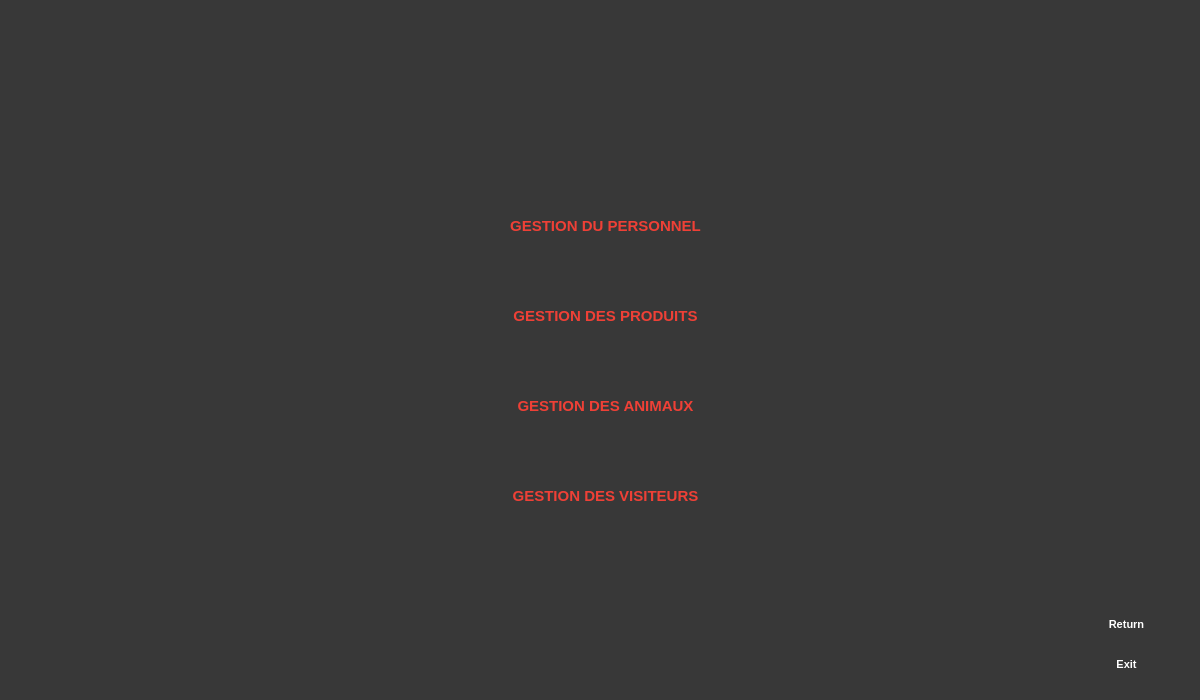
<?xml version="1.0" encoding="UTF-8"?>
<ui version="4.0">
 <class>MainWindow</class>
 <widget class="QMainWindow" name="MainWindow">
  <property name="geometry">
   <rect>
    <x>0</x>
    <y>0</y>
    <width>1200</width>
    <height>700</height>
   </rect>
  </property>
  <property name="windowTitle">
   <string>Smart Parc</string>
  </property>
  <property name="styleSheet">
   <string notr="true">background-color: rgb(56, 56, 56);</string>
  </property>
  <widget class="QWidget" name="centralwidget">
   <widget class="QPushButton" name="pushButton">
    <property name="geometry">
     <rect>
      <x>440</x>
      <y>280</y>
      <width>331</width>
      <height>71</height>
     </rect>
    </property>
    <property name="font">
     <font>
      <pointsize>11</pointsize>
      <weight>75</weight>
      <bold>true</bold>
     </font>
    </property>
    <property name="styleSheet">
     <string notr="true">QPushButton
{
border-radius: 20px;
color: rgb(239, 64, 54);
background-color: rgba(56, 56, 56);
}
QPushButton:hover
{
color: rgb(56, 56, 56);
background-color: rgb(239, 64, 54);
}</string>
    </property>
    <property name="text">
     <string>GESTION DES PRODUITS</string>
    </property>
   </widget>
   <widget class="QPushButton" name="pushButton_04">
    <property name="geometry">
     <rect>
      <x>1080</x>
      <y>650</y>
      <width>93</width>
      <height>28</height>
     </rect>
    </property>
    <property name="font">
     <font>
      <pointsize>8</pointsize>
      <weight>75</weight>
      <bold>true</bold>
     </font>
    </property>
    <property name="styleSheet">
     <string notr="true">QPushButton
{
border-radius:20px;
background-color: rgb(56, 56, 56);
color: rgb(255, 255, 255);
}
QPushButton:hover
{
color: rgb(56, 56, 56);
background-color: rgb(255, 255, 255);
}</string>
    </property>
    <property name="text">
     <string>Exit</string>
    </property>
   </widget>
   <widget class="QLabel" name="IMG">
    <property name="geometry">
     <rect>
      <x>0</x>
      <y>0</y>
      <width>1200</width>
      <height>700</height>
     </rect>
    </property>
    <property name="autoFillBackground">
     <bool>false</bool>
    </property>
    <property name="text">
     <string notr="true"/>
    </property>
    <property name="pixmap">
     <pixmap>MW.jpg</pixmap>
    </property>
    <property name="scaledContents">
     <bool>false</bool>
    </property>
    <property name="alignment">
     <set>Qt::AlignLeading|Qt::AlignLeft|Qt::AlignVCenter</set>
    </property>
   </widget>
   <widget class="QPushButton" name="pushButton_2">
    <property name="geometry">
     <rect>
      <x>440</x>
      <y>190</y>
      <width>331</width>
      <height>71</height>
     </rect>
    </property>
    <property name="font">
     <font>
      <pointsize>11</pointsize>
      <weight>75</weight>
      <bold>true</bold>
     </font>
    </property>
    <property name="styleSheet">
     <string notr="true">QPushButton
{
border-radius: 20px;
color: rgb(239, 64, 54);
background-color: rgba(56, 56, 56);
}
QPushButton:hover
{
color: rgb(56, 56, 56);
background-color: rgb(239, 64, 54);
}</string>
    </property>
    <property name="text">
     <string>GESTION DU PERSONNEL</string>
    </property>
   </widget>
   <widget class="QPushButton" name="pushButton_3">
    <property name="geometry">
     <rect>
      <x>440</x>
      <y>370</y>
      <width>331</width>
      <height>71</height>
     </rect>
    </property>
    <property name="font">
     <font>
      <pointsize>11</pointsize>
      <weight>75</weight>
      <bold>true</bold>
     </font>
    </property>
    <property name="styleSheet">
     <string notr="true">QPushButton
{
border-radius: 20px;
color: rgb(239, 64, 54);
background-color: rgba(56, 56, 56);
}
QPushButton:hover
{
color: rgb(56, 56, 56);
background-color: rgb(239, 64, 54);
}</string>
    </property>
    <property name="text">
     <string>GESTION DES ANIMAUX</string>
    </property>
   </widget>
   <widget class="QPushButton" name="pushButton_4">
    <property name="geometry">
     <rect>
      <x>440</x>
      <y>460</y>
      <width>331</width>
      <height>71</height>
     </rect>
    </property>
    <property name="font">
     <font>
      <pointsize>11</pointsize>
      <weight>75</weight>
      <bold>true</bold>
     </font>
    </property>
    <property name="styleSheet">
     <string notr="true">QPushButton
{
border-radius: 20px;
color: rgb(239, 64, 54);
background-color: rgba(56, 56, 56);
}
QPushButton:hover
{
color: rgb(56, 56, 56);
background-color: rgb(239, 64, 54);
}</string>
    </property>
    <property name="text">
     <string>GESTION DES VISITEURS</string>
    </property>
   </widget>
   <widget class="QPushButton" name="Quitter">
    <property name="geometry">
     <rect>
      <x>1080</x>
      <y>610</y>
      <width>93</width>
      <height>28</height>
     </rect>
    </property>
    <property name="font">
     <font>
      <pointsize>8</pointsize>
      <weight>75</weight>
      <bold>true</bold>
     </font>
    </property>
    <property name="styleSheet">
     <string notr="true">QPushButton
{
border-radius:20px;
background-color: rgb(56, 56, 56);
color: rgb(255, 255, 255);
}
QPushButton:hover
{
color: rgb(56, 56, 56);
background-color: rgb(255, 255, 255);
}</string>
    </property>
    <property name="text">
     <string>Return</string>
    </property>
   </widget>
   <zorder>IMG</zorder>
   <zorder>pushButton</zorder>
   <zorder>pushButton_04</zorder>
   <zorder>pushButton_2</zorder>
   <zorder>pushButton_3</zorder>
   <zorder>pushButton_4</zorder>
   <zorder>Quitter</zorder>
  </widget>
 </widget>
 <resources/>
 <connections/>
</ui>
